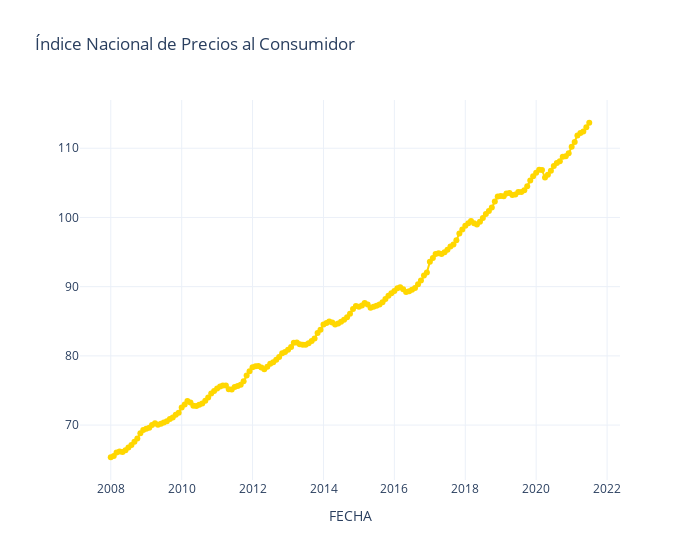

The notebook cell saved with this chart:
### Code cell
graph_series(df, 'FECHA', ['IPC'], 'Índice Nacional de Precios al Consumidor', colors=['gold'])

### Figure 1 — Plotly figure (JSON) as saved in the notebook; plotly's stock layout.template omitted (floating-point values rounded to 4 significant figures; data arrays with more than 128 entries replaced by an {"elided": "..."} marker saying what was removed)
{"data": [{"marker": {"color": "gold"}, "mode": "markers+lines", "name": "IPC", "type": "scatter", "x": {"elided": "163 str values"}, "y": {"elided": "163 float values"}}], "layout": {"title": {"text": "Índice Nacional de Precios al Consumidor"}, "width": 700, "xaxis": {"title": {"text": "FECHA"}}}}
